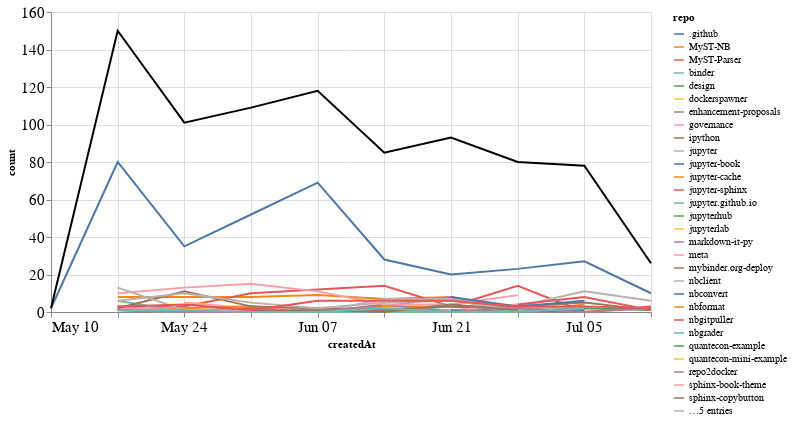

The code cell stored with this chart in its notebook:
### Markdown cell above
## Comments

### Code cell
comments_time = comments.groupby('repo').resample('W', on='createdAt').count()['author'].reset_index()
comments_time = comments_time.rename(columns={'author': 'count'})
comments_time_total = comments_time.groupby('createdAt').agg({"count": "sum"}).reset_index()
ch1 = alt.Chart(comments_time, width=600).mark_line().encode(
    x='createdAt',
    y='count',
    color='repo',
    tooltip="repo"
)

ch2 = alt.Chart(comments_time_total, width=600).mark_line(color="black").encode(
    x='createdAt',
    y='count',
)

ch1 + ch2

### Figure 1 — Vega-Lite specification as saved in the notebook (floating-point values rounded to 4 significant figures; data arrays with more than 128 entries replaced by an {"elided": "..."} marker saying what was removed)
{"config": {"axisLeft": {"labelFontSize": 15}, "axisBottom": {"labelFontSize": 15}}, "layer": [{"data": {"name": "data-f0c364c7b838710a812a4d4c5111814a"}, "mark": "line", "encoding": {"color": {"type": "nominal", "field": "repo"}, "tooltip": {"type": "nominal", "field": "repo"}, "x": {"type": "temporal", "field": "createdAt"}, "y": {"type": "quantitative", "field": "count"}}, "width": 600}, {"data": {"name": "data-f7f6334845145a75a432174b88c5bcf1"}, "mark": {"type": "line", "color": "black"}, "encoding": {"x": {"type": "temporal", "field": "createdAt"}, "y": {"type": "quantitative", "field": "count"}}, "width": 600}], "$schema": "https://vega.github.io/schema/vega-lite/v4.8.1.json", "datasets": {"data-f0c364c7b838710a812a4d4c5111814a": {"elided": "183 records"}, "data-f7f6334845145a75a432174b88c5bcf1": [{"createdAt": "2020-05-10T00:00:00", "count": 2}, {"createdAt": "2020-05-17T00:00:00", "count": 150}, {"createdAt": "2020-05-24T00:00:00", "count": 101}, {"createdAt": "2020-05-31T00:00:00", "count": 109}, {"createdAt": "2020-06-07T00:00:00", "count": 118}, {"createdAt": "2020-06-14T00:00:00", "count": 85}, {"createdAt": "2020-06-21T00:00:00", "count": 93}, {"createdAt": "2020-06-28T00:00:00", "count": 80}, {"createdAt": "2020-07-05T00:00:00", "count": 78}, {"createdAt": "2020-07-12T00:00:00", "count": 26}]}}
